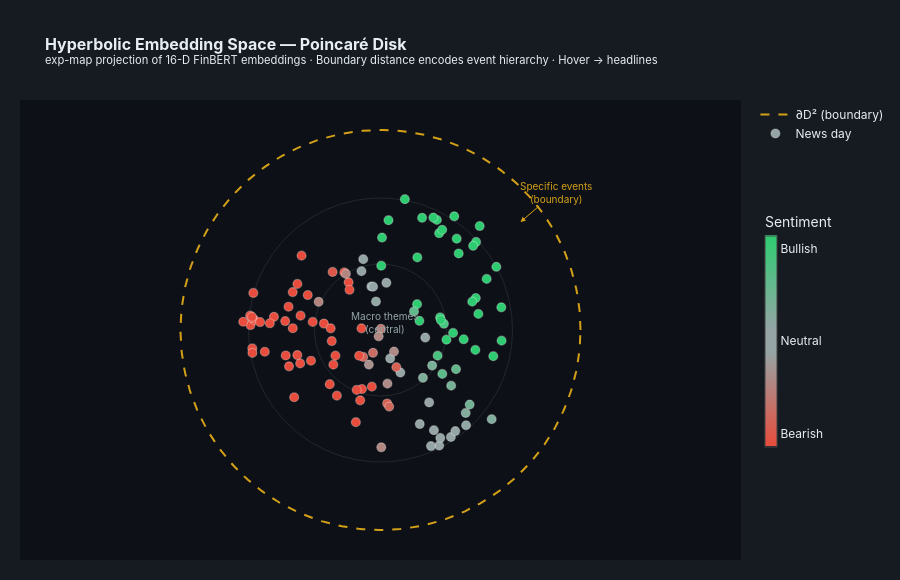

The code cell stored with this chart in its notebook:
### Markdown cell above
---
## 3 · Hyperbolic Embedding Space — Poincaré Disk

Standard Euclidean space is *flat* — equal distances everywhere.
The **Poincaré disk** $\mathbb{D}^2_c$ is *negatively curved*: points near the boundary are exponentially farther apart than they appear, naturally encoding **tree-like hierarchy**.

Each news-day embedding $\mathbf{e} \in \mathbb{R}^{16}$ is:
1. PCA-compressed to $\mathbb{R}^{2}$
2. Mapped via the **exponential map at the origin**: $\exp_{\mathbf{0}}(\mathbf{v}) = \tanh(\sqrt{c}\,\|\mathbf{v}\|) \cdot \frac{\mathbf{v}}{\sqrt{c}\,\|\mathbf{v}\|}$

Points *close to the boundary* = narrow/specific events.
Points *near the centre* = broad macro themes.

### Code cell
# ── Poincaré disk projection ──────────────────────────────────────────────────
DISK_N = min(120, len(news_dates))
disk_dates = news_dates[-DISK_N:]
E_all  = np.stack([embeddings[d].numpy() for d in disk_dates])

pca2  = PCA(n_components=2, random_state=42)
xy    = pca2.fit_transform(E_all)                    # (N, 2)

# Normalise so largest norm → 0.95 inside disk
r_max  = np.linalg.norm(xy, axis=1).max() * 1.05
xy_n   = xy / r_max * 0.95                           # inside unit disk

# Exponential map  v → tanh(||v||) * v/||v||
norms  = np.linalg.norm(xy_n, axis=1, keepdims=True) + 1e-8
xy_d   = np.tanh(norms) * xy_n / norms               # Poincaré coords

sents_d = [sent_dict.get(d, 0.0) for d in disk_dates]
hovers_d = []
for d in disk_dates:
    heads = date_headlines.get(d, [])
    h_str = "<br>".join(f"▸ {h[:85]}" for h in heads[:4])
    sc    = sent_dict.get(d, 0.0)
    hovers_d.append(
        f"<b>📅 {d}</b><br>Sentiment: <b>{sc:+.3f}</b>"
        + (f"<br><br>{h_str}" if h_str else "")
    )

# ── Figure ───────────────────────────────────────────────────────────────────
fig = go.Figure()

# Boundary & concentric rings
theta = np.linspace(0, 2 * np.pi, 300)
fig.add_trace(go.Scatter(
    x=np.cos(theta), y=np.sin(theta), mode="lines",
    line=dict(color=GOLD, width=2, dash="dash"), name="∂D² (boundary)",
    hoverinfo="none",
))
for r in [0.33, 0.66]:
    fig.add_trace(go.Scatter(
        x=r * np.cos(theta), y=r * np.sin(theta), mode="lines",
        line=dict(color=GRID, width=0.6), showlegend=False, hoverinfo="none",
    ))

# Nodes
fig.add_trace(go.Scatter(
    x=xy_d[:, 0], y=xy_d[:, 1], mode="markers",
    hoverinfo="text", hovertext=hovers_d, name="News day",
    marker=dict(size=9, color=sents_d, **_SYM,
                line=dict(width=1.2, color="rgba(255,255,255,0.3)")),
))

# Annotations
for txt, x, y, ax, ay in [
    ("Macro themes\n(central)", 0.02, 0.04, 0, 0),
    ("Specific events\n(boundary)", 0.70, 0.54, 35, -30),
]:
    fig.add_annotation(x=x, y=y, text=txt.replace("\n", "<br>"),
                       showarrow=(txt != "Macro themes\n(central)"),
                       arrowcolor=GOLD, arrowhead=2, ax=ax, ay=ay,
                       font=dict(color=GOLD if "Specific" in txt else GRAY, size=10))

fig.update_layout(
    title=dict(
        text=(
            "<b>Hyperbolic Embedding Space — Poincaré Disk</b>"
            "<br><sup>exp-map projection of 16-D FinBERT embeddings · "
            "Boundary distance encodes event hierarchy · Hover → headlines</sup>"
        ),
        font=dict(color=TXT, size=16),
    ),
    xaxis=dict(showgrid=False, zeroline=False, showticklabels=False,
               scaleanchor="y", range=[-1.15, 1.15]),
    yaxis=dict(showgrid=False, zeroline=False, showticklabels=False,
               range=[-1.15, 1.15]),
    height=580,
    **_dark(margin=dict(l=20, r=20, t=100, b=20)),
)
fig.show()

### Figure 1 — Plotly figure (JSON) as saved in the notebook; plotly's stock layout.template omitted (floating-point values rounded to 4 significant figures; data arrays with more than 128 entries replaced by an {"elided": "..."} marker saying what was removed)
{"data": [{"hoverinfo": "none", "line": {"color": "#D4A017", "dash": "dash", "width": 2}, "mode": "lines", "name": "∂D² (boundary)", "type": "scatter", "x": {"elided": "300 float values"}, "y": {"elided": "300 float values"}}, {"hoverinfo": "none", "line": {"color": "#30363D", "width": 0.6}, "mode": "lines", "showlegend": false, "type": "scatter", "x": {"elided": "300 float values"}, "y": {"elided": "300 float values"}}, {"hoverinfo": "none", "line": {"color": "#30363D", "width": 0.6}, "mode": "lines", "showlegend": false, "type": "scatter", "x": {"elided": "300 float values"}, "y": {"elided": "300 float values"}}, {"hoverinfo": "text", "hovertext": ["<b>📅 2025-03-11</b><br>Sentiment: <b>-0.001</b><br><br>▸ Index funds could double record sales of agricultural futures amid recession fears, r<br>▸ How Trump's trade policy is putting pressure on U.S. farmers", "<b>📅 2025-03-24</b><br>Sentiment: <b>+0.148</b><br><br>▸ US not prepared to win economic war against China-built ...", "<b>📅 2025-03-25</b><br>Sentiment: <b>+0.324</b><br><br>▸ Russia defends position in grain and fertilizer markets<br>▸ India eyes tariff cuts on $23 billion of U.S. imports, to shield ...", "<b>📅 2025-03-26</b><br>Sentiment: <b>+0.930</b><br><br>▸ Black Sea deal unlikely to boost Russian food exports in short-term", "<b>📅 2025-04-03</b><br>Sentiment: <b>-0.837</b><br><br>▸ By the numbers: The erosion of US grain export dominance", "<b>📅 2025-04-06</b><br>Sentiment: <b>-0.269</b><br><br>▸ What retaliatory tariffs could mean for U.S. farmers?<br>▸ French, Algerian ties 'back to normal', France says after talks", "<b>📅 2025-04-09</b><br>Sentiment: <b>-0.936</b><br><br>▸ Asian buyers shun US farm goods, hit by ship crunch and trade war", "<b>📅 2025-04-11</b><br>Sentiment: <b>-0.026</b><br><br>▸ China Loads Up on Brazilian Soybeans as Trade War ...", "<b>📅 2025-04-15</b><br>Sentiment: <b>-0.015</b><br><br>▸ Exclusive-Argentina bumper wheat harvest could hit record if export tax cuts extended<br>▸ US Will Impose 21% Tariff on Mexican Tomatoes Starting ...", "<b>📅 2025-04-24</b><br>Sentiment: <b>-0.205</b><br><br>▸ Kentucky farmers hit by one-two punch of trade war, historic floods<br>▸ Indonesia to import more from the U.S. to narrow trade ...", "<b>📅 2025-04-27</b><br>Sentiment: <b>+0.017</b><br><br>▸ Panic in Pakistan as India vows to cut off water supply over ...", "<b>📅 2025-04-28</b><br>Sentiment: <b>-0.013</b><br><br>▸ Funds hold bullish corn and soybean bets steady as trade talks await clarity: Braun<br>▸ Trade war, tariffs 'full-blown crisis already,' U.S. farm ...", "<b>📅 2025-05-02</b><br>Sentiment: <b>+0.922</b><br><br>▸ World food prices increase in April, UN's FAO says", "<b>📅 2025-05-07</b><br>Sentiment: <b>+0.731</b><br><br>▸ Bunge posts Q1 profit beat as tariff-fueled uncertainty lifts demand", "<b>📅 2025-05-09</b><br>Sentiment: <b>+0.003</b><br><br>▸ Exclusive-China buys Canadian, Australian wheat as heat hits crop, traders say<br>▸ Tight Wheat Supply Leaves Prices at Mercy of Any Weather ...", "<b>📅 2025-05-13</b><br>Sentiment: <b>-0.832</b><br><br>▸ US farmers say Brazil keeps edge in China’s soy market despite trade truce<br>▸ Egg Prices Fall to $5 a Dozen in the US From Record Highs", "<b>📅 2025-06-03</b><br>Sentiment: <b>-0.507</b><br><br>▸ Bank of America Securities sees near-term weakness in Brent; upside in gold", "<b>📅 2025-06-06</b><br>Sentiment: <b>+0.402</b><br><br>▸ EU reimposes pre-war agri duties on Ukraine, seeks ...<br>▸ Return of Ukraine wheat and barley curbs gives small ...", "<b>📅 2025-06-18</b><br>Sentiment: <b>+0.141</b><br><br>▸ War and Food Prices Could Heat Up Powell's Summer", "<b>📅 2025-06-30</b><br>Sentiment: <b>+0.921</b><br><br>▸ EU agrees deal on food trade with Ukraine", "<b>📅 2025-07-07</b><br>Sentiment: <b>+0.218</b><br><br>▸ Indonesia's top negotiator to visit US ahead of tariff ...", "<b>📅 2025-07-09</b><br>Sentiment: <b>+0.852</b><br><br>▸ Bank of England Warns of Gilts Risk From Hedge Fund ...", "<b>📅 2025-07-10</b><br>Sentiment: <b>+0.932</b><br><br>▸ Russia orders measures to boost agriculture exports after ...", "<b>📅 2025-07-11</b><br>Sentiment: <b>+0.909</b><br><br>▸ EU awaits Trump letter as markets digest latest tariff salvo", "<b>📅 2025-07-14</b><br>Sentiment: <b>-0.929</b><br><br>▸ US Ice Cream Makers Pledge to Remove Artificial Colors ...", "<b>📅 2025-07-16</b><br>Sentiment: <b>+0.559</b><br><br>▸ Factbox-Agreements between US, Indonesian firms in leadup to trade deal", "<b>📅 2025-07-17</b><br>Sentiment: <b>-0.961</b><br><br>▸ Hedge Funds Take Aim at Small Cap Stocks After Torrid ...", "<b>📅 2025-07-20</b><br>Sentiment: <b>-0.032</b><br><br>▸ A Looming Dairy Drought Will Stunt the World's Growth<br>▸ Bangladesh signs U.S. wheat-import deal in bid to curb ...<br>▸ Bangladesh Plans to Purchase US Wheat as Tariff Threat ...", "<b>📅 2025-07-30</b><br>Sentiment: <b>-0.817</b><br><br>▸ Kerry Group Passes Costs On to Customers as Tariffs Start ...", "<b>📅 2025-08-01</b><br>Sentiment: <b>-0.887</b><br><br>▸ Morning Bid: Tariff day hits as Amazon stumbles", "<b>📅 2025-08-05</b><br>Sentiment: <b>-0.959</b><br><br>▸ Crop Trader ADM Cuts Outlook as Trade Uncertainty Persists", "<b>📅 2025-08-06</b><br>Sentiment: <b>-0.960</b><br><br>▸ World's Top Rice Buyer Philippines Halts Imports for 60 Days", "<b>📅 2025-08-12</b><br>Sentiment: <b>-0.960</b><br><br>▸ Corn futures tumble following WASDE report", "<b>📅 2025-08-14</b><br>Sentiment: <b>-0.962</b><br><br>▸ Deere warns of bigger tariff hit after quarterly profit declines", "<b>📅 2025-08-18</b><br>Sentiment: <b>-0.756</b><br><br>▸ Historic drought, wheat shortage to test Syria's new ...", "<b>📅 2025-08-21</b><br>Sentiment: <b>-0.488</b><br><br>▸ Grains Rise on Stronger-Than-Expected Demand for US ...", "<b>📅 2025-08-25</b><br>Sentiment: <b>-0.358</b><br><br>▸ Lithium's Volatile Summer Is No Guarantee of a Recovery", "<b>📅 2025-09-02</b><br>Sentiment: <b>-0.948</b><br><br>▸ Australia regulator fines SocGen unit $2.5 million over ...", "<b>📅 2025-09-04</b><br>Sentiment: <b>+0.557</b><br><br>▸ BofA model favors gasoline and gold, underweights Brent in latest commodity outlook", "<b>📅 2025-09-05</b><br>Sentiment: <b>-0.855</b><br><br>▸ World food prices at more than two-year high, FAO says", "<b>📅 2025-09-08</b><br>Sentiment: <b>-0.905</b><br><br>▸ US Farm Trade Deficit Widens to New Record as Imports ...", "<b>📅 2025-09-11</b><br>Sentiment: <b>-0.147</b><br><br>▸ Consumer sentiment, WASDE report among key economic events due Friday", "<b>📅 2025-09-15</b><br>Sentiment: <b>+0.915</b><br><br>▸ General Mills stock rating reiterated at Outperform by RBC despite challenges", "<b>📅 2025-09-17</b><br>Sentiment: <b>-0.930</b><br><br>▸ America's Butter Glut Is Driving Prices to Three-Year Lows", "<b>📅 2025-09-18</b><br>Sentiment: <b>-0.000</b><br><br>▸ Baker Hughes rig count and CFTC data in focus for Friday", "<b>📅 2025-09-22</b><br>Sentiment: <b>-0.888</b><br><br>▸ Argentina suspends agro-export taxes to scoop up dollars", "<b>📅 2025-09-25</b><br>Sentiment: <b>-0.817</b><br><br>▸ Argentina resumes export taxes on grains and by-products", "<b>📅 2025-09-28</b><br>Sentiment: <b>-0.469</b><br><br>▸ Russia raises emergency level in major agriculture region", "<b>📅 2025-09-30</b><br>Sentiment: <b>-0.442</b><br><br>▸ How a US government shutdown would affect USDA data ...", "<b>📅 2025-10-08</b><br>Sentiment: <b>-0.443</b><br><br>▸ Weight-loss drugs and MAHA are hammering US sugar beet farmers", "<b>📅 2025-10-10</b><br>Sentiment: <b>+0.024</b><br><br>▸ Podcast: Did Wall Street Just Admit It's a Casino After All?", "<b>📅 2025-10-13</b><br>Sentiment: <b>-0.959</b><br><br>▸ Wheat Falls to Five-Year Low on Ample Supplies, Trade ...", "<b>📅 2025-10-21</b><br>Sentiment: <b>+0.055</b><br><br>▸ Soy Erases Gains as Trump Says Meeting With Xi May Not ...", "<b>📅 2025-11-03</b><br>Sentiment: <b>-0.126</b><br><br>▸ China warns of growing foreign espionage in seed, grain ...<br>▸ China Seeks to Buy US Wheat for First Time in a Year After ...<br>▸ Soybeans Extend Rally as US Says China Halts ...", "<b>📅 2025-11-05</b><br>Sentiment: <b>+0.766</b><br><br>▸ Corteva launches two new insect control products for crop protection", "<b>📅 2025-11-06</b><br>Sentiment: <b>+0.244</b><br><br>▸ China begins limited purchases of U.S. farm goods after ...", "<b>📅 2025-11-13</b><br>Sentiment: <b>+0.413</b><br><br>▸ Delayed payments and broken deals put Egypt's state ...", "<b>📅 2025-11-18</b><br>Sentiment: <b>+0.664</b><br><br>▸ India set for record wheat planting as soil moisture and ...", "<b>📅 2025-11-19</b><br>Sentiment: <b>-0.319</b><br><br>▸ Trump’s trade war with China in 2025<br>▸ Ukraine will not limit wheat exports in 2025/26, says deputy ...", "<b>📅 2025-11-20</b><br>Sentiment: <b>-0.661</b><br><br>▸ Manufacturing PMI and services PMI highlight Friday’s economic calendar<br>▸ USDA Confirms More Soybean Exports to China and First ...", "<b>📅 2025-11-23</b><br>Sentiment: <b>+0.900</b><br><br>▸ Palm Oil Starts the Week Higher, Tracking Stronger ...", "<b>📅 2025-11-25</b><br>Sentiment: <b>+0.406</b><br><br>▸ Soybean oil poised for bullish 2026 as wheat faces pressure, BofA reports<br>▸ Trump’s trade war with China in 2025", "<b>📅 2025-11-28</b><br>Sentiment: <b>-0.954</b><br><br>▸ Factbox-Key facts about trading on the CME", "<b>📅 2025-12-01</b><br>Sentiment: <b>+0.660</b><br><br>▸ Wynnstay Group reports strong performance ahead of market expectations", "<b>📅 2025-12-08</b><br>Sentiment: <b>+0.444</b><br><br>▸ Trump announces $12 billion aid package for farmers hurt ...", "<b>📅 2025-12-09</b><br>Sentiment: <b>-0.921</b><br><br>▸ US Farmers Say $12 Billion Bailout Won't End Industry Slump", "<b>📅 2025-12-10</b><br>Sentiment: <b>+0.023</b><br><br>▸ Analysis-US farmers say Trump’s $12 billion aid package won’t cover losses<br>▸ US farmers say Trump's $12 billion aid package won't ...", "<b>📅 2025-12-11</b><br>Sentiment: <b>-0.578</b><br><br>▸ Fed Goolsbee speech, rig count data highlight Friday’s economic calendar", "<b>📅 2025-12-12</b><br>Sentiment: <b>+0.898</b><br><br>▸ Trump unveils $12 billion aid package for farmers hit by ...", "<b>📅 2025-12-18</b><br>Sentiment: <b>-0.306</b><br><br>▸ Karen Braun<br>▸ Five charts that defined agricultural markets in 2025", "<b>📅 2025-12-19</b><br>Sentiment: <b>+0.730</b><br><br>▸ Kelly Evans: Silver and wow", "<b>📅 2025-12-22</b><br>Sentiment: <b>+0.870</b><br><br>▸ Wheat Rises as Black Sea Attacks Add to Crop-Export ...<br>▸ Wheat, Soybeans Climb on Black Sea Port Attacks, Export ...", "<b>📅 2025-12-24</b><br>Sentiment: <b>-0.172</b><br><br>▸ Wheat Heads for Longest Rally Since April on War, ...<br>▸ Russian attacks on Ukrainian ports cause drop in food ...", "<b>📅 2025-12-30</b><br>Sentiment: <b>-0.008</b><br><br>▸ Jobless claims, crude oil inventories to headline Wednesday’s economic data", "<b>📅 2025-12-31</b><br>Sentiment: <b>+0.874</b><br><br>▸ Silver shines in 2025 global market spotlight as softs, oil lag", "<b>📅 2026-01-07</b><br>Sentiment: <b>-0.167</b><br><br>▸ Venezuela's stock exchange is a double this week. There ...", "<b>📅 2026-01-08</b><br>Sentiment: <b>+0.164</b><br><br>▸ Jobs report, building permits highlight critical economic data due Friday", "<b>📅 2026-01-09</b><br>Sentiment: <b>-0.943</b><br><br>▸ US Agriculture Secretary Suspends Benefit Funds to ...", "<b>📅 2026-01-11</b><br>Sentiment: <b>+0.869</b><br><br>▸ Thai exports seen up 2% to 4% in 2026, shippers' group says", "<b>📅 2026-01-15</b><br>Sentiment: <b>+0.105</b><br><br>▸ Industrial production, rig count, and CFTC positions highlight Friday’s agenda", "<b>📅 2026-01-18</b><br>Sentiment: <b>-0.711</b><br><br>▸ Syrian forces advance deeper into the US‑backed, Kurdish‑controlled northeast<br>▸ Syrian forces seize major oil, gas fields in eastern Syria, security sources say", "<b>📅 2026-01-19</b><br>Sentiment: <b>+0.609</b><br><br>▸ Taiwan says it will lead 'democratic' high-tech supply chain ...", "<b>📅 2026-01-22</b><br>Sentiment: <b>-0.497</b><br><br>▸ Services and manufacturing PMI data to headline Friday’s economic calendar<br>▸ CNBC Excerpts: CNBC Broadcasts Live from Davos, ...", "<b>📅 2026-01-23</b><br>Sentiment: <b>+0.897</b><br><br>▸ US-Indonesian trade deal could boost trade four-fold ...", "<b>📅 2026-01-25</b><br>Sentiment: <b>-0.954</b><br><br>▸ Top Chinese officials hold talks with OIC secretary general", "<b>📅 2026-01-27</b><br>Sentiment: <b>+0.304</b><br><br>▸ China Turns to Cheaper Brazil Soybeans After Meeting US ...", "<b>📅 2026-01-29</b><br>Sentiment: <b>+0.058</b><br><br>▸ PPI data takes center stage in Friday’s economic calendar", "<b>📅 2026-02-02</b><br>Sentiment: <b>-0.963</b><br><br>▸ Metals, crude oil dive in broad commodities market tumble<br>▸ Slump in commodities rattles global markets", "<b>📅 2026-02-05</b><br>Sentiment: <b>+0.019</b><br><br>▸ Trump speech headlines economic events due Friday", "<b>📅 2026-02-09</b><br>Sentiment: <b>-0.025</b><br><br>▸ Hedge Funds Bet Against Pound as Starmer Crisis Deepens", "<b>📅 2026-02-11</b><br>Sentiment: <b>-0.603</b><br><br>▸ Ghana Holds Emergency Meeting on Cocoa as Futures ...<br>▸ Farmers, Tractors Gather in Madrid to Protest EU-Mercosur ...<br>▸ US state tariff bills rise as Trump faces midterms ...", "<b>📅 2026-02-12</b><br>Sentiment: <b>-0.565</b><br><br>▸ CPI data takes center stage in Friday’s economic calendar<br>▸ Farmers protest over U.S.-India trade framework ...", "<b>📅 2026-02-18</b><br>Sentiment: <b>-0.433</b><br><br>▸ Ghana Tomato Prices Rise After Jihadist Attack in Burkina ...<br>▸ Moderna combo flu/COVID vaccine succeeds in mid-stage ...", "<b>📅 2026-02-19</b><br>Sentiment: <b>+0.566</b><br><br>▸ US farmers to sow more soybeans in 2026, less corn, USDA says<br>▸ Indonesia, US firms sign $38.4 billion in trade, investment deals", "<b>📅 2026-02-20</b><br>Sentiment: <b>+0.695</b><br><br>▸ USDA defends $12 billion subsidy amid farm economy challenges", "<b>📅 2026-02-25</b><br>Sentiment: <b>-0.604</b><br><br>▸ Indonesia may struggle to deliver on new US farm import promises, traders say", "<b>📅 2026-02-26</b><br>Sentiment: <b>-0.322</b><br><br>▸ PPI data highlights economic calendar for Friday", "<b>📅 2026-02-28</b><br>Sentiment: <b>-0.882</b><br><br>▸ India braces for hotter-than-normal summer, more ...", "<b>📅 2026-03-05</b><br>Sentiment: <b>+0.846</b><br><br>▸ Italy ready to mitigate economic impact of Iran crisis, minister says", "<b>📅 2026-03-06</b><br>Sentiment: <b>+0.859</b><br><br>▸ World food prices rebound in February, United Nations’ FAO says", "<b>📅 2026-03-09</b><br>Sentiment: <b>-0.157</b><br><br>▸ Oil soars 25%, gold drops as Iran war jolts global commodity markets<br>▸ Crop Prices Jump as War Snarls Trade and Risks ...<br>▸ Commodities are having a standout 2026, and this ETF has ...", "<b>📅 2026-03-11</b><br>Sentiment: <b>-0.840</b><br><br>▸ Iran news: Food prices could rise due to fertilizer shortages", "<b>📅 2026-03-12</b><br>Sentiment: <b>+0.030</b><br><br>▸ GDP, JOLTs job openings and core PCE among economic data due Friday<br>▸ Fertilizer stocks surge as Middle East conflict disrupts global supply", "<b>📅 2026-03-13</b><br>Sentiment: <b>+0.714</b><br><br>▸ US farmers rush to sell crops as Iran war fuels rally<br>▸ Raw Sugar Heads for Fourth Weekly Gain as Brazil Fuel ...", "<b>📅 2026-03-18</b><br>Sentiment: <b>+0.128</b><br><br>▸ Wheat Jumps as Iran War, Wintry Weather Stoke Inflation ...", "<b>📅 2026-03-19</b><br>Sentiment: <b>+0.033</b><br><br>▸ Rig counts and CFTC positioning data among reports due Friday<br>▸ Philippine jeepney drivers protest as rising fuel prices cut ...", "<b>📅 2026-03-20</b><br>Sentiment: <b>-0.586</b><br><br>▸ War in Iran threatens fresh food-price shock across ...", "<b>📅 2026-03-24</b><br>Sentiment: <b>-0.867</b><br><br>▸ Iran war exposes food security to cascading risks<br>▸ EU, Australia seal trade deal as Western countries hedge ...", "<b>📅 2026-03-25</b><br>Sentiment: <b>-0.474</b><br><br>▸ US researchers bet on hybrid, GMO seeds to make wheat profitable again<br>▸ Fertilizer prices surge amid Iran war, sparking food security ...", "<b>📅 2026-03-26</b><br>Sentiment: <b>-0.162</b><br><br>▸ Michigan consumer sentiment and Fed speakers highlight Friday’s data", "<b>📅 2026-03-27</b><br>Sentiment: <b>-0.650</b><br><br>▸ US corn planting seen down, soy acres up as Iran war inflates costs, analysts say<br>▸ US corn planting seen down, soy acres up as Iran war ...", "<b>📅 2026-03-29</b><br>Sentiment: <b>+0.232</b><br><br>▸ Are Australia's Low Fuel Reserves Cause for Concern?<br>▸ Chicago Wheat Climbs on Iran War Escalation, Weather ...", "<b>📅 2026-03-30</b><br>Sentiment: <b>+0.110</b><br><br>▸ Photos show aftermath from Iran's waves of retaliatory strikes", "<b>📅 2026-04-01</b><br>Sentiment: <b>-0.153</b><br><br>▸ US farmers to plant less corn as Iran war spikes fertilizer prices<br>▸ USDA reports corn acres above forecast, soybean acres below expectations, Baird comme<br>▸ US farmers to plant less corn as Iran war spikes fertilizer ...<br>▸ Cofco Books First Argentina Corn Cargo to China in 15 Years", "<b>📅 2026-04-02</b><br>Sentiment: <b>-0.048</b><br><br>▸ Jobs report, Services PMI among key economic data due Friday<br>▸ Form 6K US Wheat For: 2 April<br>▸ Australian growers shift to less fertiliser-intensive crops as Iran war costs surge<br>▸ Australian growers shift to less fertiliser-intensive crops as ...", "<b>📅 2026-04-03</b><br>Sentiment: <b>+0.903</b><br><br>▸ World food price rise set to continue if Iran war lasts, FAO says<br>▸ World food price rise set to continue if Iran war lasts, FAO ...", "<b>📅 2026-04-06</b><br>Sentiment: <b>-0.897</b><br><br>▸ Wheat Hits One-Week Low With Rains Seen for Dry ...", "<b>📅 2026-04-07</b><br>Sentiment: <b>+0.912</b><br><br>▸ Russia says Middle East war disruption opens up new trade opportunities", "<b>📅 2026-04-09</b><br>Sentiment: <b>-0.297</b><br><br>▸ CPI inflation data highlights economic calendar for Friday", "<b>📅 2026-04-13</b><br>Sentiment: <b>-0.962</b><br><br>▸ Ukraine wheat harvest forecast cut but remains highest since 2022"], "marker": {"cmax": 0.4, "cmin": -0.4, "color": [-0.001185, 0.148, 0.3242, 0.9305, -0.8375, -0.269, -0.9355, -0.02647, -0.01509, -0.2048, 0.01724, -0.01329, 0.9225, 0.7314, 0.003435, -0.8319, -0.5067, 0.4017, 0.1415, 0.921, 0.218, 0.8519, 0.9325, 0.9086, -0.929, 0.5586, -0.9607, -0.03151, -0.8167, -0.8869, -0.959, -0.9599, -0.96, -0.9616, -0.7562, -0.4883, -0.3576, -0.9477, 0.557, -0.8551, -0.9052, -0.1472, 0.9148, -0.93, -0.000426, -0.8884, -0.8172, -0.4691, -0.4424, -0.4433, 0.02364, -0.9594, 0.05549, -0.1257, 0.7665, 0.2438, 0.4126, 0.6642, -0.3194, -0.6609, 0.9003, 0.4064, -0.9543, 0.6596, 0.4444, -0.9206, 0.02309, -0.578, 0.898, -0.3058, 0.73, 0.87, -0.1723, -0.0083, 0.8738, -0.1675, 0.1644, -0.9433, 0.8689, 0.1048, -0.7112, 0.609, -0.4973, 0.8966, -0.954, 0.3038, 0.05782, -0.9629, 0.01931, -0.02476, -0.6029, -0.5646, -0.4331, 0.5662, 0.6953, -0.6045, -0.3225, -0.8819, 0.8456, 0.8587, -0.1573, -0.8402, 0.0296, 0.7137, 0.1277, 0.03326, -0.5862, -0.8668, -0.4741, -0.1621, -0.6495, 0.2318, 0.1101, -0.1526, -0.04841, 0.9026, -0.8972, 0.9117, -0.2967, -0.9624], "colorbar": {"len": 0.55, "thickness": 12, "tickfont": {"color": "#E6EDF3"}, "ticktext": ["Bearish", "Neutral", "Bullish"], "tickvals": [-0.35, 0, 0.35], "title": {"font": {"color": "#E6EDF3"}, "text": "Sentiment"}}, "colorscale": [[0, "#E74C3C"], [0.45, "#95A5A6"], [0.55, "#95A5A6"], [1, "#2ECC71"]], "line": {"color": "rgba(255,255,255,0.3)", "width": 1.2}, "size": 9}, "mode": "markers", "name": "News day", "type": "scatter", "x": [0.02952, 0.3534, 0.3172, 0.5791, -0.2436, -0.03755, -0.4766, -0.04585, -0.03695, 0.002066, 0.3519, 0.09944, 0.3688, 0.03981, 0.2238, -0.4598, -0.1595, 0.2981, 0.2582, 0.4779, 0.3775, 0.4765, 0.4961, 0.2818, -0.4573, 0.007661, -0.65, 0.04844, -0.4316, -0.4016, -0.6411, -0.6306, -0.6421, -0.6359, -0.3947, -0.155, -0.2394, -0.6019, 0.3299, -0.3636, -0.4386, 0.03472, 0.381, -0.5328, 0.2935, -0.4738, -0.2829, -0.1811, -0.1231, -0.1016, 0.374, -0.6517, -0.02263, -0.05825, 0.6054, 0.3091, 0.1945, 0.4159, 0.07932, -0.3476, 0.2642, 0.1828, -0.6404, 0.3628, 0.003746, -0.4159, -0.08627, -0.2181, 0.391, -0.0865, 0.3019, 0.2932, -0.3093, 0.1964, 0.4587, -0.1729, 0.4458, -0.5534, 0.208, 0.426, -0.2254, 0.564, -0.04326, 0.5307, -0.5786, 0.2856, 0.4278, -0.6865, 0.2989, 0.2524, -0.2538, -0.2358, -0.107, 0.4893, 0.4742, -0.09505, 0.03321, -0.3996, 0.6041, 0.1218, -0.00917, -0.249, -0.09517, 0.1841, 0.2122, 0.2671, -0.0928, -0.3389, -0.1191, 0.003962, -0.4155, 0.1676, 0.556, 0.06751, 0.2432, 0.3085, -0.439, 0.4632, 0.04348, -0.6427], "y": [0.236, -0.2782, 0.03115, 0.3158, -0.05514, -0.1139, 0.04449, 0.2175, 0.2164, 0.006149, -0.535, -0.2131, 0.5685, 0.5489, -0.03792, 0.1164, 0.2386, 0.06286, -0.1777, 0.4402, -0.1959, 0.1599, 0.5199, 0.5503, -0.1814, 0.462, 0.02463, -0.1422, -0.3361, -0.167, -0.09227, 0.05061, 0.05932, 0.1853, 0.3718, 0.2011, 0.2902, 0.03953, -0.0486, 0.1749, 0.008872, -0.2682, 0.4565, 0.06602, -0.5781, -0.1274, 0.03235, 0.2879, -0.4608, -0.3518, -0.5054, 0.07168, 0.1424, -0.173, -0.05314, -0.2195, 0.04573, -0.04634, -0.1857, -0.1536, 0.5619, 0.1292, -0.1145, -0.01439, 0.3215, -0.1252, 0.3543, -0.3284, 0.3825, -0.1348, 0.04991, 0.4839, 0.1411, -0.4702, 0.1416, 0.2811, -0.3731, 0.03363, 0.5611, -0.4148, -0.1285, -0.1308, -0.2831, 0.2554, -0.1087, -0.1284, -0.4762, 0.04123, -0.5398, -0.5801, -0.271, -0.1732, -0.1288, 0.0806, -0.0995, 0.008188, -0.3674, 0.07182, 0.1136, 0.654, -0.03172, 0.008331, 0.2943, 0.3631, -0.2389, -0.5011, -0.2951, 0.04052, -0.2997, -0.5865, 0.2305, 0.09289, -0.4458, -0.108, -0.3623, 0.5012, 0.1896, 0.4211, -0.3831, 0.06569]}], "layout": {"annotations": [{"arrowcolor": "#D4A017", "arrowhead": 2, "ax": 0, "ay": 0, "font": {"color": "#95A5A6", "size": 10}, "showarrow": false, "text": "Macro themes<br>(central)", "x": 0.02, "y": 0.04}, {"arrowcolor": "#D4A017", "arrowhead": 2, "ax": 35, "ay": -30, "font": {"color": "#D4A017", "size": 10}, "showarrow": true, "text": "Specific events<br>(boundary)", "x": 0.7, "y": 0.54}], "font": {"color": "#E6EDF3", "family": "Inter, Arial, sans-serif"}, "height": 580, "hoverlabel": {"align": "left", "bgcolor": "#1C2333", "bordercolor": "#D4A017", "font": {"color": "#E6EDF3", "size": 12}, "namelength": -1}, "margin": {"b": 20, "l": 20, "r": 20, "t": 100}, "paper_bgcolor": "#161B22", "plot_bgcolor": "#0D1117", "title": {"font": {"color": "#E6EDF3", "size": 16}, "text": "<b>Hyperbolic Embedding Space — Poincaré Disk</b><br><sup>exp-map projection of 16-D FinBERT embeddings · Boundary distance encodes event hierarchy · Hover → headlines</sup>"}, "xaxis": {"range": [-1.15, 1.15], "scaleanchor": "y", "showgrid": false, "showticklabels": false, "zeroline": false}, "yaxis": {"range": [-1.15, 1.15], "showgrid": false, "showticklabels": false, "zeroline": false}}}
